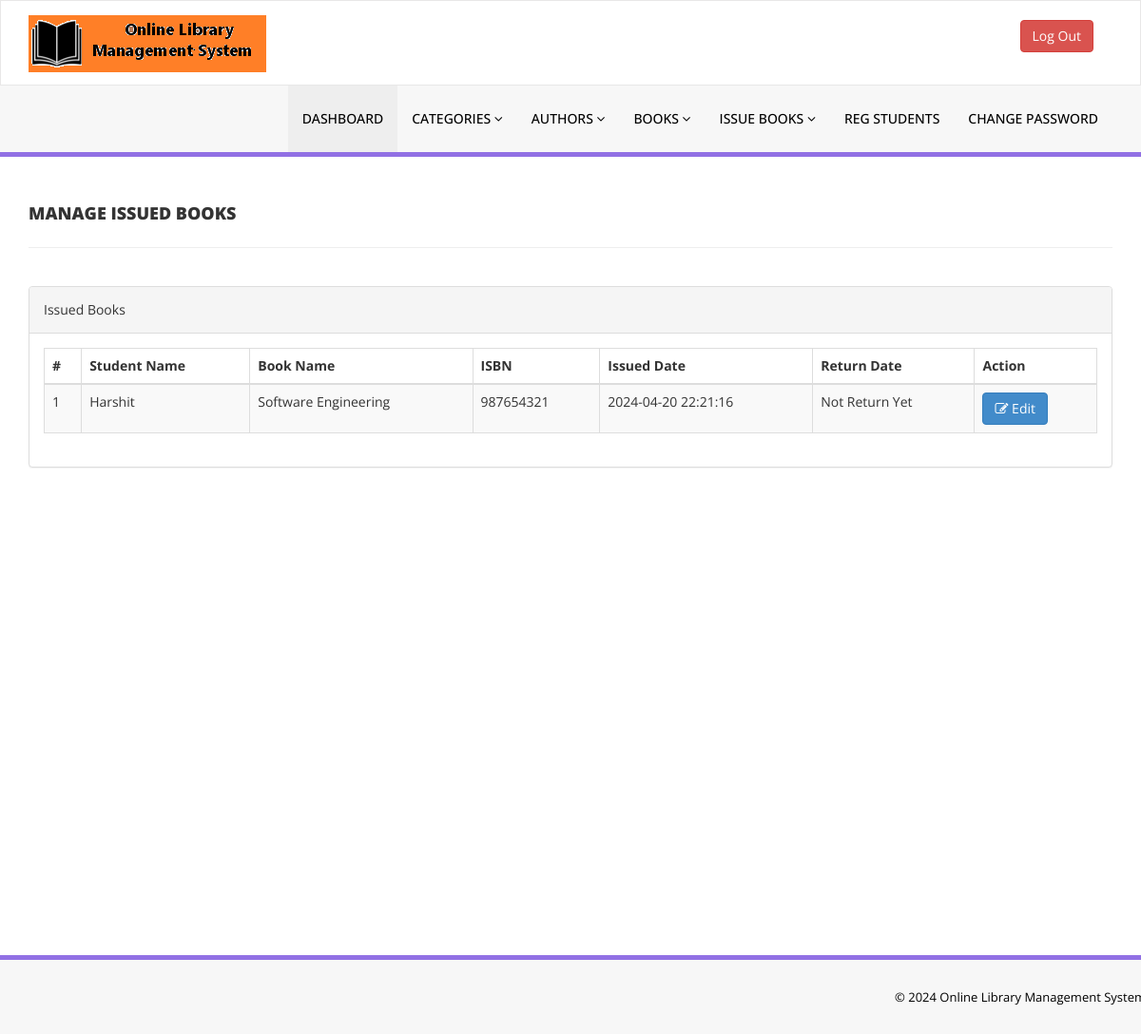
Screenshot of /admin/manage-issued-books.php (signed in) with the database file from the repository.
### tables this page shows
CREATE TABLE `tblissuedbookdetails` (
  `id` int(11) NOT NULL,
  `BookId` int(11) DEFAULT NULL,
  `StudentID` varchar(150) DEFAULT NULL,
  `IssuesDate` timestamp NULL DEFAULT current_timestamp(),
  `ReturnDate` timestamp NULL DEFAULT NULL ON UPDATE current_timestamp(),
  `RetrunStatus` int(1) DEFAULT NULL,
  `fine` int(11) DEFAULT NULL
);

CREATE TABLE `tblstudents` (
  `id` int(11) NOT NULL,
  `StudentId` varchar(100) DEFAULT NULL,
  `FullName` varchar(120) DEFAULT NULL,
  `EmailId` varchar(120) DEFAULT NULL,
  `MobileNumber` char(11) DEFAULT NULL,
  `Password` varchar(120) DEFAULT NULL,
  `Status` int(1) DEFAULT NULL,
  `RegDate` timestamp NULL DEFAULT current_timestamp(),
  `UpdationDate` timestamp NULL DEFAULT NULL ON UPDATE current_timestamp()
);

CREATE TABLE `tblbooks` (
  `id` int(11) NOT NULL,
  `BookName` varchar(255) DEFAULT NULL,
  `CatId` int(11) DEFAULT NULL,
  `AuthorId` int(11) DEFAULT NULL,
  `ISBNNumber` varchar(25) DEFAULT NULL,
  `BookPrice` decimal(10,2) DEFAULT NULL,
  `bookImage` varchar(250) NOT NULL,
  `isIssued` int(1) DEFAULT NULL,
  `RegDate` timestamp NULL DEFAULT current_timestamp(),
  `UpdationDate` timestamp NULL DEFAULT NULL ON UPDATE current_timestamp()
);

### admin/manage-issued-books.php (the view, shortened to what this page needs)
<?php
include('includes/config.php');
if(strlen($_SESSION['alogin'])==0)
    {
header('location:index.php');
}
else{
    ?>
<!DOCTYPE html>
<html xmlns="http://www.w3.org/1999/xhtml">
<head>
    <link href="assets/css/bootstrap.css" rel="stylesheet" />
    <link href="assets/css/font-awesome.css" rel="stylesheet" />
    <link href="assets/js/dataTables/dataTables.bootstrap.css" rel="stylesheet" />
    <link href="assets/css/style.css" rel="stylesheet" />
</head>
<body>
<?php include('includes/header.php');?>
    <div class="content-wrapper">
         <div class="container">
        <div class="row pad-botm">
            <div class="col-md-12">
                <h4 class="header-line">Manage Issued Books</h4>
    </div>
     <div class="row">
</div>
        </div>
            <div class="row">
                <div class="col-md-12">
                    <div class="panel panel-default">
                        <div class="panel-heading">
                          Issued Books
                        </div>
                        <div class="panel-body">
                            <div class="table-responsive">
                                <table class="table table-striped table-bordered table-hover" id="dataTables-example">
                                    <thead>
                                        <tr>
                                            <th>#</th>
                                            <th>Student Name</th>
                                            <th>Book Name</th>
                                            <th>ISBN </th>
                                            <th>Issued Date</th>
                                            <th>Return Date</th>
                                            <th>Action</th>
                                        </tr>
                                    </thead>
                                    <tbody>
<?php $sql = "SELECT tblstudents.FullName,tblbooks.BookName,tblbooks.ISBNNumber,tblissuedbookdetails.IssuesDate,tblissuedbookdetails.ReturnDate,tblissuedbookdetails.id as rid from  tblissuedbookdetails join tblstudents on tblstudents.StudentId=tblissuedbookdetails.StudentId join tblbooks on tblbooks.id=tblissuedbookdetails.BookId order by tblissuedbookdetails.id desc";
$query = $dbh -> prepare($sql);
$query->execute();
$results=$query->fetchAll(PDO::FETCH_OBJ);
$cnt=1;
if($query->rowCount() > 0)
{
foreach($results as $result)
{               ?>
                                        <tr class="odd gradeX">
                                            <td class="center"><?php echo htmlentities($cnt);?></td>
                                            <td class="center"><?php echo htmlentities($result->FullName);?></td>
                                            <td class="center"><?php echo htmlentities($result->BookName);?></td>
                                            <td class="center"><?php echo htmlentities($result->ISBNNumber);?></td>
                                            <td class="center"><?php echo htmlentities($result->IssuesDate);?></td>
                                            <td class="center"><?php if($result->ReturnDate=="")
                                            {
                                                echo htmlentities("Not Return Yet");
                                            } else {
                                            echo htmlentities($result->ReturnDate);
}
                                            ?></td>
                                            <td class="center">
                                            <a href="update-issue-bookdeails.php?rid=<?php echo htmlentities($result->rid);?>"><button class="btn btn-primary"><i class="fa fa-edit "></i> Edit</button>
                                            </td>
                                        </tr>
 <?php $cnt=$cnt+1;}} ?>
                                    </tbody>
                                </table>
                            </div>
                        </div>
                    </div>
                </div>
            </div>
    </div>
    </div>
  <?php include('includes/footer.php');?>
</body>
</html>
<?php } ?>

### admin/assets/css/style.css (style rules this page uses)
.content-wrapper { margin-top: 40px; min-height:800px; padding-bottom:90px; }
.header-line { font-weight:900; padding-bottom:25px; border-bottom:1px solid #eeeeee; text-transform:uppercase; }
.pad-botm { padding-bottom:30px; }

### rows the page displays
tblissuedbookdetails: tblstudents.FullName "Harshit", BookId.BookName "Software Engineering", BookId.ISBNNumber "987654321", IssuesDate "2024-04-20 22:21:16"
